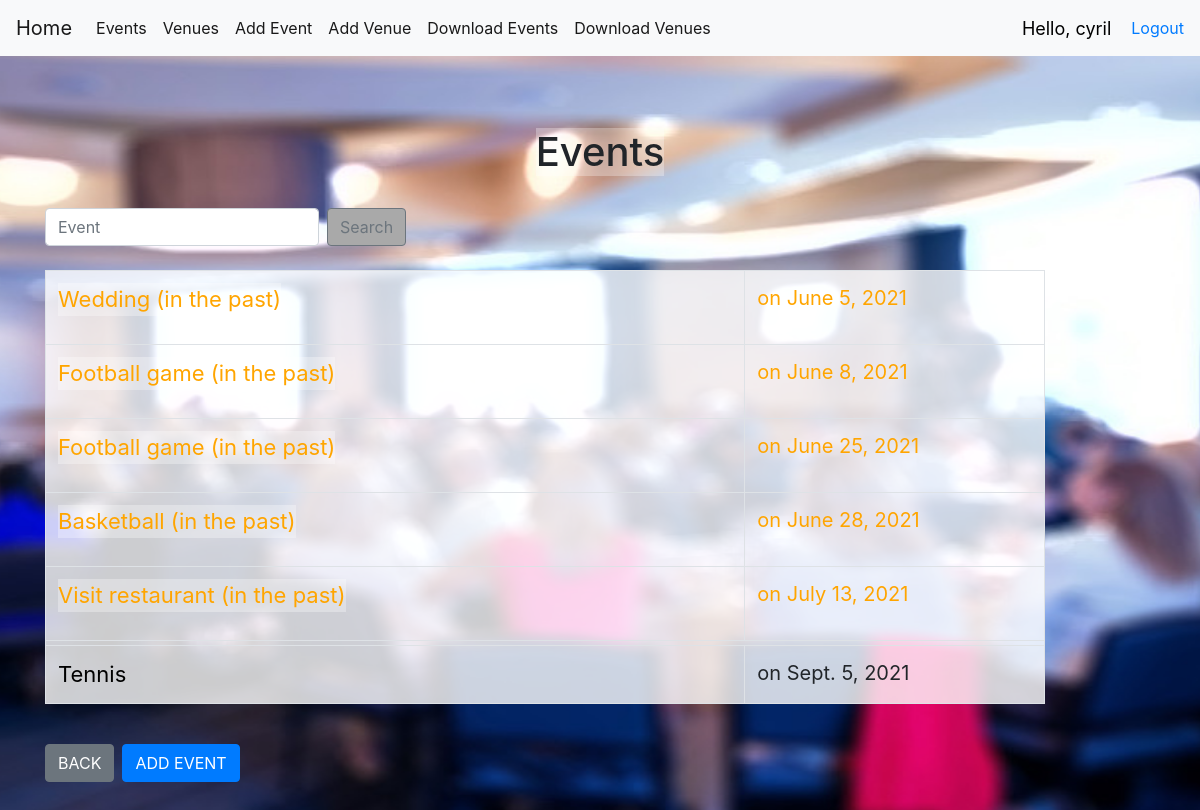
Screenshot of /events/ (signed in) with the database file from the repository.
### events/models.py (models this page shows, shortened)
class Event(models.Model):
    name = models.CharField('Event Name', max_length=100)
    event_date = models.DateField('Event Date', default=timezone.now)
    start_time = models.TimeField()
    end_time = models.TimeField()
    manager = models.ForeignKey(User, blank=True, null=True, on_delete=models.SET_NULL)
    man_phone = models.CharField('Manager Phone', max_length=15)
    eve_description = models.TextField('Description', blank=True)
    venue = models.ForeignKey(Venue, blank=True, null=True, on_delete=models.CASCADE)
    attendees = models.ManyToManyField(EventUser, blank=True)
    def __str__(self):
        return self.name
    @property
    def is_past_due(self):
        return date.today() > self.event_date

### events/views.py (the view)
# urls.py: path('events/', views.all_events, name="list-events"),
@login_required(login_url='login')
def all_events(request):
    event_list = Event.objects.all().order_by('event_date')
    return render(request, 'events/list_event.html', {
                      "event_list": event_list,
                     })

### templates/events/list_event.html (shortened to what this page needs)
{% extends 'events/base_events.html' %}
{% block content %}
    <br/><br/>
<div class="center">
        <h1 class="opaqueWhite" style="text-align: center">Events</h1>
</div>
    <br/>
    <form class="form-inline my-2 my-lg-0" method= POST action="{% url 'search-events' %}">
      <input class="form-control mr-sm-2" type="search" placeholder="Event" aria-label="Search" name="searched">
      <button class="btn btn-outline-secondary my-2 my-sm-0" type="submit" style="background-color: darkgrey">Search</button>
    </form>
    <br/>
    <table class="table table-hover table-bordered" style="background-color: rgba(255, 255, 255, 0.8); width: 1000px">
        {% for event in event_list %}
            <tr>
                {% if event.is_past_due %}
                    <td>
                        <p style="color: orange; font-size:22px"><a href="{% url 'show-event' event.id %}" style="color: orange; font-size:22px"> {{ event }} </a> (in the past)  </p>
                    </td>
                    <td style="font-size: 20px; width: 30%;color: orange;">
                          on {{ event.event_date }}
                     </td>
                {% else %}
                    <tr height = 5px></tr>
                    <td>
                        <a href="{% url 'show-event' event.id %}" style="color: black; font-size:22px"> {{ event }} </a>
                    </td>
                    <td style="font-size: 20px; width: 30%;">
                          on {{ event.event_date }}
                     </td>
                {% endif %}
            </tr>
        {% endfor %}
    </table>
    <br/>
      <div class="btn-toolbar" role="toolbar" aria-label="Toolbar with button groups">
      <div class="btn-group mr-2" role="group" aria-label="First group">
         <a href="{%  url 'home' %}" class="btn btn-secondary" >BACK</a>
      </div>
      <div class="btn-group mr-2" role="group" aria-label="Second group">
        <a href="{%  url 'add-event' %}" class="btn btn-primary">ADD EVENT</a>
      </div>
    </div>
{% endblock %}

### templates/events/navbar.html (shortened to what this page needs)
<nav class="navbar navbar-expand-lg navbar-light bg-light">
  <a class="navbar-brand" href="{% url 'home' %}">Home</a>
  <div class="collapse navbar-collapse" id="navbarSupportedContent">
    <ul class="navbar-nav mr-auto">
        <li class="nav-item active">
        <a class="nav-link" href="{% url 'list-events' %}">Events</a>
        </li>
        <li class="nav-item active">
        <a class="nav-link" href="{% url 'list-venues' %}">Venues</a>
        </li>
        <li class="nav-item active">
        <a class="nav-link" href="{% url 'add-event' %}">Add Event</a>
        </li>
        <li class="nav-item active">
        <a class="nav-link" href="{% url 'add-venue' %}">Add Venue</a>
        </li>
        <li class="nav-item active">
        <a class="nav-link" href="{% url 'text-events' %}">Download Events</a>
        </li>
        <li class="nav-item active">
        <a class="nav-link" href="{% url 'text-venue' %}">Download Venues</a>
        </li>
    </ul>
  </div>
    <span id="hello-msg">Hello, {{ request.user }}</span>
    <span><a href="{% url 'logout' %}">Logout</a></span>
</nav>

### static/css/VenueShine.css (style rules this page uses)
.center { text-align: center; }
.opaqueWhite { background-color: rgba(255, 255, 255, 0.3); display: inline-block }
h2, p { background-color: rgba(255, 255, 255, 0.3); display: inline-block; }
#bg { background-repeat: no-repeat; background-size: 1800px 900px; background-position: top; background-attachment: fixed; }

### templates/events/navbar.html (style rules this page uses)
#hello-msg { font-size:18px; color:black; margin-right: 20px; }

### rows the page displays
Event: name "Wedding", event_date "June 5, 2021"
Event: name "Football game", event_date "June 8, 2021"
Event: name "Football game", event_date "June 25, 2021"
Event: name "Basketball", event_date "June 28, 2021"
Event: name "Visit restaurant", event_date "July 13, 2021"
Event: name "Tennis", event_date "Sept. 5, 2021"

### other values shown
{{ request.user }} "cyril"
